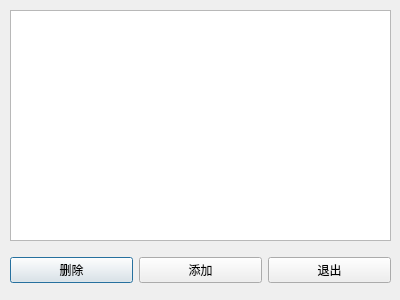
<?xml version="1.0" encoding="UTF-8"?>
<ui version="4.0">
 <class>QuestionList</class>
 <widget class="QDialog" name="QuestionList">
  <property name="geometry">
   <rect>
    <x>0</x>
    <y>0</y>
    <width>400</width>
    <height>300</height>
   </rect>
  </property>
  <property name="windowTitle">
   <string>题目列表</string>
  </property>
  <widget class="QWidget" name="horizontalLayoutWidget">
   <property name="geometry">
    <rect>
     <x>10</x>
     <y>250</y>
     <width>381</width>
     <height>41</height>
    </rect>
   </property>
   <layout class="QHBoxLayout" name="horizontalLayout">
    <item>
     <widget class="QPushButton" name="delete_button">
      <property name="text">
       <string>删除</string>
      </property>
     </widget>
    </item>
    <item>
     <widget class="QPushButton" name="add_button">
      <property name="text">
       <string>添加</string>
      </property>
     </widget>
    </item>
    <item>
     <widget class="QPushButton" name="pushButton">
      <property name="text">
       <string>退出</string>
      </property>
     </widget>
    </item>
   </layout>
  </widget>
  <widget class="QListWidget" name="listWidget">
   <property name="geometry">
    <rect>
     <x>10</x>
     <y>10</y>
     <width>381</width>
     <height>231</height>
    </rect>
   </property>
  </widget>
 </widget>
 <resources/>
 <connections/>
</ui>
